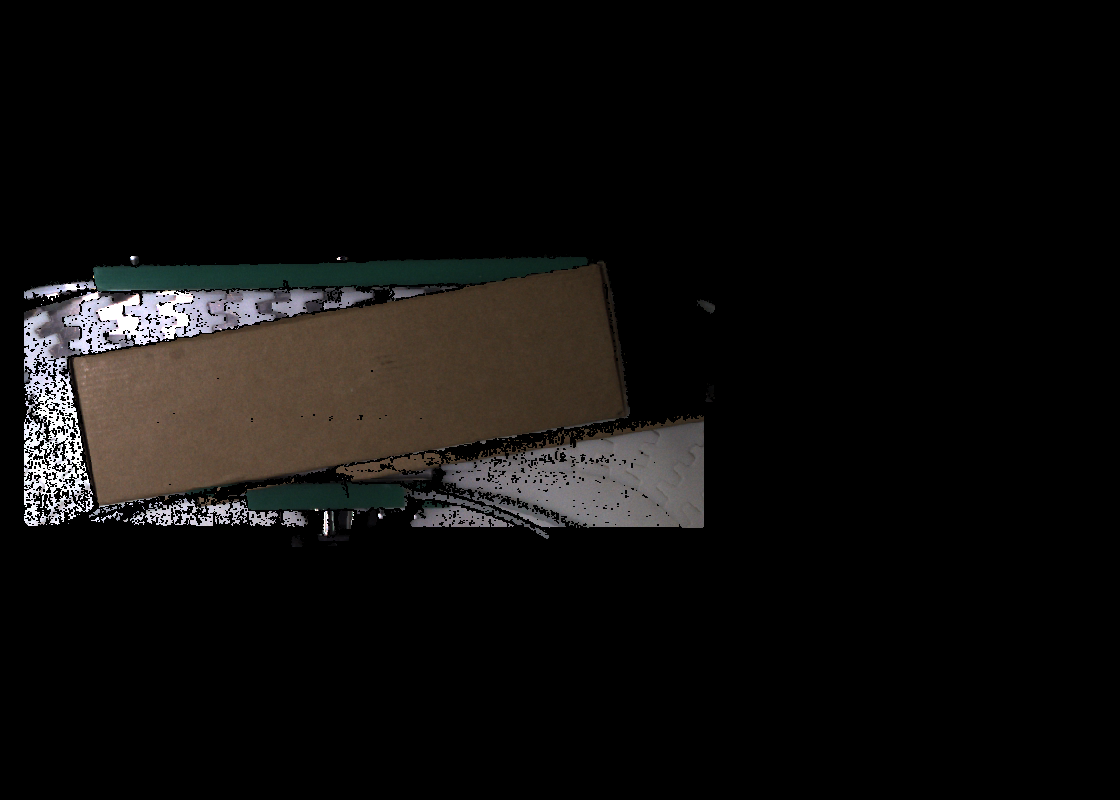
#> input picture test1.png, 1120 x 800 px
$ python draw.py
#> lines starting #> are read from the running program, lines starting #| are printed output that depends on the picture; after the words box and inside, x2 and y2 are one past the last pixel; in counts of white or black regions, pixels touching at a corner belong together
import cv2
import numpy as np
import random
import os
import time
from collections import namedtuple, deque

print("OpenCV: ", cv2.__version__)


DNNRESULT = namedtuple("DetResult",
                       ["class_index", "box", "mask", "conf", "rect"],
                       defaults=5*[None])

# [107 lines left out: functions plot_text, plot_one_min_rect, plot_one_box, plot_results, not called in this run]

img = cv2.imread("test1.png")
#> img is the input picture: shape (800, 1120, 3); mean B, G, R 13, 14.2, 15.5

data = [{'x': 82.25, 'y': 296.25}, {'x': 82.25, 'y': 448.75}, {'x': 85.75, 'y': 451.25}, {'x': 87.5, 'y': 451.25}, {'x': 89.25, 'y': 450.0}, {'x': 96.25, 'y': 450.0}, {'x': 98.0, 'y': 448.75}, {'x': 285.25, 'y': 448.75}, {'x': 287.0, 'y': 450.0}, {'x': 295.75, 'y': 450.0}, {'x': 297.5, 'y': 448.75}, {'x': 341.25, 'y': 448.75}, {'x': 343.0, 'y': 450.0}, {'x': 383.25, 'y': 450.0}, {'x': 385.0, 'y': 451.25}, {'x': 400.75, 'y': 451.25}, {'x': 402.5, 'y': 450.0}, {'x': 414.75, 'y': 450.0},
{'x': 416.5, 'y': 448.75}, {'x': 418.25, 'y': 450.0}, {'x': 493.5, 'y': 450.0}, {'x': 495.25, 'y': 451.25}, {'x': 535.5, 'y': 451.25}, {'x': 537.25, 'y': 452.5}, {'x': 603.75, 'y': 452.5}, {'x': 605.5, 'y': 451.25}, {'x': 607.25, 'y': 451.25}, {'x': 609.0, 'y': 450.0}, {'x': 612.5, 'y': 450.0}, {'x': 619.5, 'y': 445.0}, {'x': 619.5, 'y': 296.25}, {'x': 451.5, 'y': 296.25}, {'x': 449.75, 'y': 297.5}, {'x': 427.0, 'y': 297.5}, {'x': 425.25, 'y': 296.25}, {'x': 421.75, 'y': 296.25}, {'x': 420.0, 'y': 297.5}, {'x': 409.5, 'y': 297.5}, {'x': 407.75, 'y': 298.75}, {'x': 397.25, 'y': 298.75}, {'x': 395.5, 'y': 297.5}, {'x': 392.0, 'y': 297.5}, {'x': 390.25, 'y': 296.25}, {'x': 225.75, 'y': 296.25}, {'x': 224.0, 'y': 297.5}, {'x': 222.25, 'y': 297.5}, {'x': 220.5, 'y': 298.75}, {'x': 211.75, 'y': 298.75}, {'x': 210.0, 'y': 297.5}, {'x': 204.75, 'y': 297.5}, {'x': 203.0, 'y': 296.25}, {'x': 194.25, 'y': 296.25}, {'x': 192.5, 'y': 297.5}, {'x': 182.0, 'y': 297.5}, {'x': 180.25, 'y': 298.75}, {'x': 161.0, 'y': 298.75}, {'x':
159.25, 'y': 297.5}, {'x': 155.75, 'y': 297.5}, {'x': 154.0, 'y': 296.25}]

data = [{'x': 78.75, 'y': 425.625}, {'x': 78.75, 'y': 652.5}, {'x': 86.625, 'y': 652.5}, {'x': 89.25, 'y': 650.625}, {'x': 115.5, 'y': 650.625}, {'x': 118.125, 'y': 652.5}, {'x': 199.5, 'y': 652.5}, {'x': 202.125, 'y': 654.375}, {'x': 254.625, 'y': 654.375}, {'x': 257.25, 'y': 652.5}, {'x': 259.875, 'y': 652.5}, {'x': 262.5, 'y': 654.375}, {'x': 265.125, 'y': 654.375}, {'x': 267.75, 'y': 652.5}, {'x': 294.0, 'y': 652.5}, {'x': 296.625, 'y': 650.625}, {'x': 391.125, 'y': 650.625}, {'x': 393.75, 'y': 652.5}, {'x': 425.25, 'y': 652.5}, {'x': 427.875, 'y': 654.375}, {'x': 433.125, 'y': 654.375}, {'x': 435.75, 'y': 656.25}, {'x': 438.375, 'y': 654.375}, {'x': 485.625, 'y': 654.375}, {'x': 488.25, 'y': 656.25}, {'x': 577.5, 'y': 656.25}, {'x': 580.125, 'y': 654.375}, {'x': 588.0, 'y': 654.375}, {'x': 590.625, 'y': 652.5}, {'x': 658.875, 'y': 652.5}, {'x': 661.5, 'y': 650.625}, {'x': 679.875, 'y': 650.625}, {'x': 682.5, 'y': 652.5}, {'x': 724.5, 'y': 652.5}, {'x': 727.125, 'y': 654.375}, {'x': 761.25, 'y': 654.375}, {'x': 763.875, 'y': 656.25}, {'x': 863.625, 'y': 656.25}, {'x': 866.25, 'y': 654.375}, {'x': 868.875, 'y': 654.375}, {'x': 879.375, 'y': 646.875}, {'x': 879.375, 'y': 519.375}, {'x': 882.0, 'y': 517.5}, {'x': 882.0, 'y': 498.75}, {'x': 884.625, 'y': 496.875}, {'x': 884.625, 'y': 442.5}, {'x': 882.0, 'y': 440.625}, {'x': 882.0, 'y': 429.375}, {'x': 879.375, 'y': 427.5}, {'x': 879.375, 'y': 425.625}, {'x': 698.25, 'y': 425.625}, {'x': 695.625, 'y': 427.5}, {'x': 609.0, 'y': 427.5}, {'x': 606.375, 'y': 425.625}]

data = [{'x': 593.25, 'y': 262.5}, {'x': 591.5, 'y': 263.75}, {'x': 588.0, 'y': 263.75}, {'x': 586.25, 'y': 265.0}, {'x': 574.0, 'y': 265.0}, {'x': 572.25, 'y': 266.25}, {'x': 570.5, 'y': 266.25}, {'x': 567.0, 'y': 268.75}, {'x': 563.5, 'y': 268.75}, {'x': 561.75, 'y': 270.0}, {'x':
547.75, 'y': 270.0}, {'x': 546.0, 'y': 271.25}, {'x': 542.5, 'y': 271.25}, {'x': 540.75, 'y': 272.5}, {'x': 539.0, 'y': 272.5}, {'x': 537.25, 'y': 273.75}, {'x': 532.0, 'y': 273.75}, {'x': 530.25, 'y': 275.0}, {'x': 514.5, 'y': 275.0}, {'x': 512.75, 'y': 276.25}, {'x': 509.25, 'y': 276.25}, {'x': 505.75, 'y': 278.75}, {'x': 502.25, 'y': 278.75}, {'x': 500.5, 'y': 280.0}, {'x': 491.75, 'y': 280.0}, {'x': 490.0, 'y': 281.25}, {'x': 488.25, 'y': 281.25}, {'x': 486.5, 'y': 282.5}, {'x': 484.75, 'y': 282.5}, {'x': 483.0, 'y': 283.75}, {'x': 479.5, 'y': 283.75}, {'x': 477.75, 'y': 285.0}, {'x': 463.75, 'y': 285.0}, {'x': 462.0, 'y': 286.25}, {'x': 460.25, 'y': 286.25}, {'x': 458.5, 'y': 287.5}, {'x': 456.75, 'y': 287.5}, {'x': 455.0, 'y': 288.75}, {'x': 453.25, 'y': 288.75}, {'x': 451.5, 'y': 290.0}, {'x': 439.25, 'y': 290.0}, {'x': 437.5, 'y': 291.25}, {'x': 434.0, 'y': 291.25}, {'x': 430.5, 'y': 293.75}, {'x': 427.0, 'y': 293.75}, {'x': 425.25, 'y': 295.0}, {'x': 409.5, 'y': 295.0}, {'x': 407.75, 'y': 296.25}, {'x': 406.0, 'y': 296.25}, {'x': 404.25, 'y': 297.5}, {'x': 402.5, 'y': 297.5}, {'x': 400.75, 'y': 298.75}, {'x': 395.5, 'y': 298.75}, {'x': 393.75, 'y': 300.0}, {'x': 385.0, 'y': 300.0}, {'x': 383.25, 'y': 301.25}, {'x': 379.75, 'y': 301.25}, {'x': 376.25, 'y': 303.75}, {'x': 371.0, 'y': 303.75}, {'x': 369.25, 'y': 305.0}, {'x': 351.75, 'y': 305.0}, {'x': 350.0, 'y': 306.25}, {'x': 344.75, 'y': 306.25}, {'x': 341.25, 'y': 308.75}, {'x': 337.75, 'y': 308.75}, {'x': 336.0, 'y': 310.0}, {'x': 320.25, 'y': 310.0}, {'x': 318.5, 'y': 311.25}, {'x': 316.75, 'y': 311.25}, {'x': 315.0, 'y': 312.5}, {'x': 313.25, 'y': 312.5}, {'x': 311.5, 'y': 313.75}, {'x': 308.0, 'y': 313.75}, {'x': 306.25, 'y': 315.0}, {'x': 294.0, 'y': 315.0}, {'x': 292.25, 'y': 316.25}, {'x': 288.75, 'y': 316.25}, {'x': 285.25, 'y': 318.75}, {'x': 280.0, 'y': 318.75}, {'x': 278.25, 'y': 320.0}, {'x': 267.75, 'y': 320.0}, {'x': 264.25, 'y': 322.5}, {'x': 262.5, 'y': 322.5}, {'x': 260.75, 'y': 323.75}, {'x': 259.0, 'y': 323.75}, {'x': 257.25, 'y': 325.0}, {'x':
241.5, 'y': 325.0}, {'x': 239.75, 'y': 326.25}, {'x': 238.0, 'y': 326.25}, {'x': 234.5, 'y': 328.75}, {'x': 231.0, 'y': 328.75}, {'x': 229.25, 'y': 330.0}, {'x': 217.0, 'y': 330.0}, {'x': 215.25, 'y': 331.25}, {'x': 213.5, 'y': 331.25}, {'x': 211.75, 'y': 332.5}, {'x': 210.0, 'y': 332.5}, {'x': 208.25, 'y': 333.75}, {'x': 206.5, 'y': 333.75}, {'x': 204.75, 'y': 335.0}, {'x': 185.5, 'y': 335.0}, {'x': 183.75,
'y': 336.25}, {'x': 182.0, 'y': 336.25}, {'x': 178.5, 'y': 338.75}, {'x': 176.75, 'y': 338.75}, {'x': 175.0, 'y': 340.0}, {'x': 162.75, 'y': 340.0}, {'x': 161.0, 'y': 341.25}, {'x': 157.5, 'y': 341.25}, {'x': 154.0, 'y': 343.75}, {'x': 152.25, 'y': 343.75}, {'x': 150.5, 'y': 345.0}, {'x': 131.25, 'y': 345.0}, {'x': 129.5, 'y': 346.25}, {'x': 127.75, 'y': 346.25}, {'x': 124.25, 'y': 348.75}, {'x': 122.5, 'y':
348.75}, {'x': 120.75, 'y': 350.0}, {'x': 103.25, 'y': 350.0}, {'x': 101.5, 'y': 351.25}, {'x': 98.0, 'y': 351.25}, {'x': 94.5, 'y': 353.75}, {'x': 92.75, 'y': 353.75}, {'x': 91.0, 'y': 355.0}, {'x': 73.5,
'y': 355.0}, {'x': 73.5, 'y': 395.0}, {'x': 75.25, 'y': 396.25}, {'x': 75.25, 'y': 397.5}, {'x': 77.0, 'y': 398.75}, {'x': 77.0, 'y': 417.5}, {'x': 78.75, 'y': 418.75}, {'x': 78.75, 'y': 421.25}, {'x': 80.5, 'y': 422.5}, {'x': 80.5, 'y': 425.0}, {'x': 82.25, 'y': 426.25}, {'x': 82.25, 'y': 431.25}, {'x': 84.0, 'y': 432.5}, {'x': 84.0, 'y': 451.25}, {'x': 85.75, 'y': 452.5}, {'x': 85.75, 'y': 455.0}, {'x': 87.5, 'y': 456.25}, {'x': 87.5, 'y': 458.75}, {'x': 89.25, 'y': 460.0}, {'x': 89.25, 'y': 471.25}, {'x': 91.0, 'y': 472.5}, {'x': 91.0, 'y': 490.0}, {'x': 92.75, 'y': 491.25}, {'x': 92.75, 'y': 496.25}, {'x':
94.5, 'y': 497.5}, {'x': 94.5, 'y': 498.75}, {'x': 96.25, 'y': 500.0}, {'x': 96.25, 'y': 501.25}, {'x': 99.75, 'y': 503.75}, {'x': 122.5, 'y': 503.75}, {'x': 124.25, 'y': 502.5}, {'x': 126.0, 'y': 502.5}, {'x': 129.5, 'y': 500.0}, {'x': 131.25, 'y': 500.0}, {'x': 133.0, 'y': 498.75}, {'x': 148.75, 'y': 498.75}, {'x': 150.5, 'y': 497.5}, {'x': 152.25, 'y': 497.5}, {'x': 155.75, 'y': 495.0}, {'x': 157.5, 'y': 495.0}, {'x': 159.25, 'y': 493.75}, {'x': 183.75, 'y': 493.75}, {'x': 185.5, 'y': 492.5}, {'x': 187.25, 'y': 492.5}, {'x': 187.25, 'y': 491.25}, {'x': 189.0, 'y': 490.0}, {'x': 190.75, 'y': 490.0}, {'x': 192.5, 'y': 488.75}, {'x': 201.25, 'y': 488.75}, {'x': 203.0, 'y': 487.5}, {'x': 204.75, 'y': 487.5}, {'x': 208.25, 'y': 485.0}, {'x': 211.75, 'y': 485.0}, {'x': 213.5, 'y': 483.75}, {'x': 239.75, 'y': 483.75}, {'x': 241.5, 'y': 482.5}, {'x': 243.25, 'y': 482.5}, {'x': 246.75, 'y': 480.0}, {'x': 252.0, 'y': 480.0}, {'x': 253.75, 'y': 478.75}, {'x': 271.25, 'y': 478.75}, {'x': 273.0, 'y': 477.5}, {'x': 274.75, 'y': 477.5}, {'x': 276.5, 'y': 476.25}, {'x': 278.25, 'y': 476.25}, {'x': 280.0, 'y': 475.0}, {'x': 281.75, 'y': 475.0}, {'x': 283.5, 'y': 473.75}, {'x': 299.25, 'y': 473.75}, {'x': 301.0, 'y': 472.5}, {'x':
304.5, 'y': 472.5}, {'x': 308.0, 'y': 470.0}, {'x': 309.75, 'y': 470.0}, {'x': 311.5, 'y': 468.75}, {'x': 325.5, 'y': 468.75}, {'x': 330.75, 'y': 465.0}, {'x': 332.5, 'y': 465.0}, {'x': 334.25, 'y': 463.75}, {'x': 348.25, 'y': 463.75}, {'x': 350.0, 'y': 462.5}, {'x': 353.5, 'y': 462.5}, {'x': 355.25, 'y': 461.25}, {'x': 357.0, 'y': 461.25}, {'x': 358.75, 'y': 460.0}, {'x': 362.25, 'y': 460.0}, {'x': 364.0, 'y': 458.75}, {'x': 378.0, 'y': 458.75}, {'x': 379.75, 'y': 457.5}, {'x': 381.5, 'y': 457.5}, {'x': 386.75, 'y': 453.75}, {'x': 407.75, 'y': 453.75}, {'x': 409.5, 'y': 452.5}, {'x': 411.25, 'y': 452.5}, {'x': 414.75, 'y': 450.0}, {'x': 420.0, 'y': 450.0}, {'x': 421.75, 'y': 448.75}, {'x': 439.25, 'y': 448.75}, {'x': 441.0, 'y': 447.5}, {'x': 442.75, 'y': 447.5}, {'x': 446.25, 'y': 445.0}, {'x': 448.0, 'y': 445.0}, {'x': 449.75, 'y': 443.75}, {'x': 472.5, 'y': 443.75}, {'x': 474.25, 'y': 442.5}, {'x': 476.0, 'y': 442.5}, {'x': 479.5, 'y': 440.0}, {'x': 483.0, 'y': 440.0}, {'x': 484.75, 'y': 438.75}, {'x': 498.75,
'y': 438.75}, {'x': 500.5, 'y': 437.5}, {'x': 502.25, 'y': 437.5}, {'x': 504.0, 'y': 436.25}, {'x': 505.75, 'y': 436.25}, {'x': 507.5, 'y': 435.0}, {'x': 511.0, 'y': 435.0}, {'x': 512.75, 'y': 433.75}, {'x': 532.0, 'y': 433.75}, {'x': 533.75, 'y': 432.5}, {'x': 535.5, 'y': 432.5}, {'x': 537.25, 'y': 431.25}, {'x': 539.0, 'y': 431.25}, {'x': 540.75, 'y': 430.0}, {'x': 542.5, 'y': 430.0}, {'x': 544.25, 'y': 428.75}, {'x': 560.0, 'y': 428.75}, {'x': 561.75, 'y': 427.5}, {'x': 563.5, 'y': 427.5}, {'x': 565.25, 'y': 426.25}, {'x': 567.0, 'y': 426.25}, {'x': 568.75, 'y': 425.0}, {'x': 570.5, 'y': 425.0}, {'x': 572.25, 'y': 423.75}, {'x': 593.25, 'y': 423.75}, {'x': 595.0, 'y': 422.5}, {'x': 598.5, 'y': 422.5}, {'x': 602.0, 'y': 420.0}, {'x': 603.75, 'y': 420.0}, {'x': 605.5, 'y': 418.75}, {'x': 617.75, 'y': 418.75}, {'x': 619.5, 'y': 417.5}, {'x': 621.25, 'y': 417.5}, {'x': 623.0, 'y': 416.25}, {'x': 623.0, 'y': 377.5}, {'x': 621.25, 'y': 376.25}, {'x': 621.25, 'y': 346.25}, {'x': 619.5, 'y': 345.0}, {'x': 619.5, 'y': 340.0}, {'x': 617.75, 'y': 338.75}, {'x': 617.75, 'y': 336.25}, {'x': 616.0, 'y': 335.0}, {'x': 616.0, 'y': 327.5}, {'x': 614.25, 'y': 326.25}, {'x': 614.25, 'y': 300.0}, {'x': 612.5, 'y': 298.75}, {'x': 612.5, 'y': 293.75}, {'x': 610.75, 'y': 292.5}, {'x': 610.75, 'y': 291.25}, {'x': 609.0, 'y': 290.0}, {'x': 609.0, 'y': 287.5}, {'x': 607.25, 'y': 286.25}, {'x': 607.25, 'y': 267.5}, {'x': 605.5, 'y': 266.25},
{'x': 605.5, 'y': 265.0}, {'x': 603.75, 'y': 265.0}, {'x': 600.25, 'y': 262.5}]

# Extract 'x' and 'y' values into separate lists
x_values = [point['x'] for point in data]
y_values = [point['y'] for point in data]

# Create NumPy arrays
x_array = np.array(x_values)
y_array = np.array(y_values)

# Combine 'x' and 'y' arrays into a single NumPy array if needed
combined_array = np.column_stack((x_array, y_array))

# Print the arrays
print("X Values:")
print(x_array)
print("\nY Values:")
print(y_array)


# Extract 'x' and 'y' values into separate lists
x_values = [point['x'] for point in data]
y_values = [point['y'] for point in data]

# Create NumPy arrays
x_array = np.array(x_values, np.int32)
y_array = np.array(y_values, np.int32)

# Combine 'x' and 'y' arrays into a single NumPy array if needed
mask = np.column_stack((x_array, y_array))

if mask is not None:
    image_with_mask = img.copy()
    color = [random.randint(0, 255) for _ in range(3)]
    cv2.fillPoly(image_with_mask, pts=[mask], color=color)
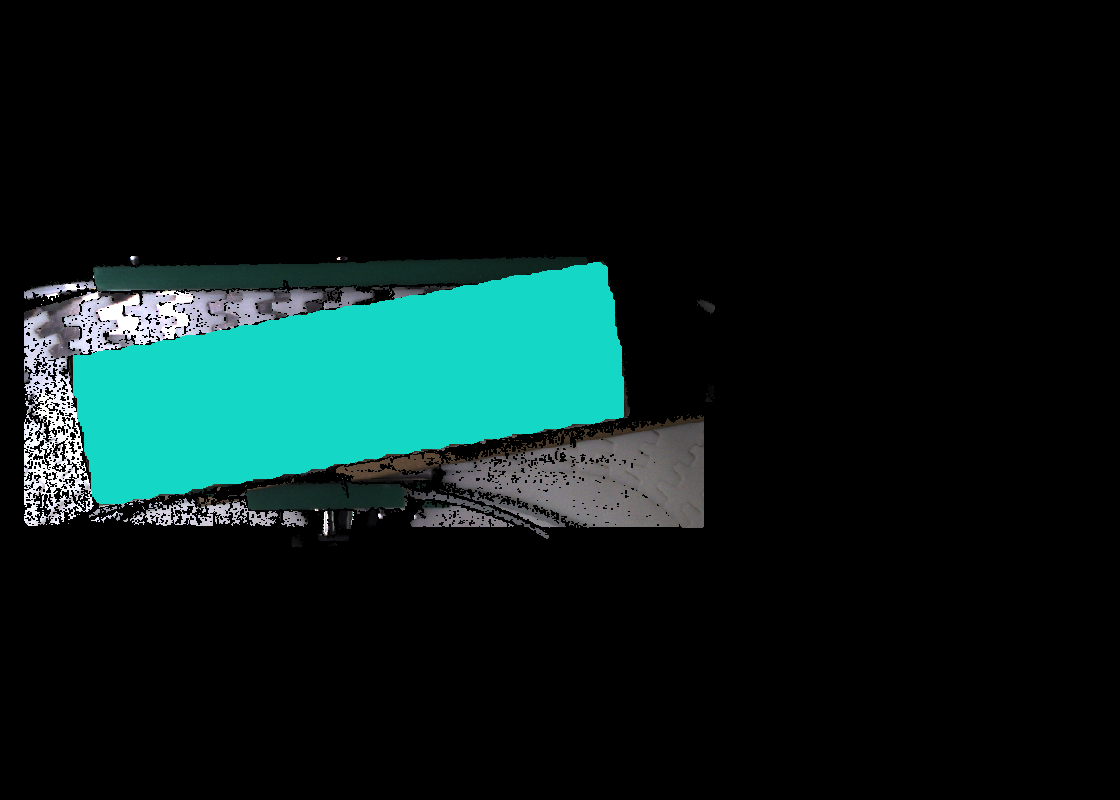
#> image_with_mask: shape (800, 1120, 3); 9.36% of pixels changed, all inside (x1, y1, x2, y2) = (73, 262, 624, 504)
    img = cv2.addWeighted(img, 0.5, image_with_mask, 0.5, 1)
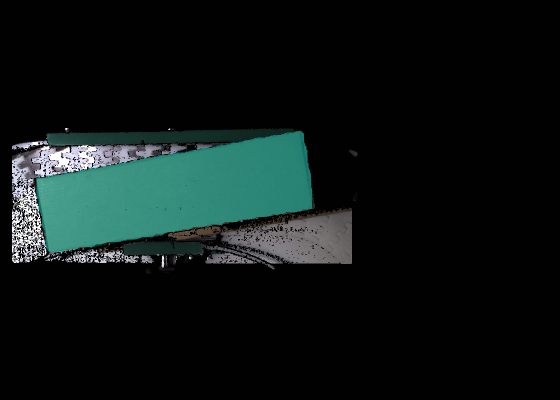
#> img: shape (800, 1120, 3) (shown at 1/2 size); mean B, G, R 20.8, 22.1, 13.6

    color = color or (255, 255, 255)
    tl = round(0.002 * (img.shape[0] + img.shape[1]) / 2) + 1  # line/font thickness
    rect = cv2.minAreaRect(mask)

    center, (width, height), angle = rect
    # Add padding (in pixels) to the width and height
    padding = -10  # Adjust this value as needed
    width += 2 * padding
    height += 2 * padding

    # Recreate the rectangle with padding
    rect_with_padding = ((center[0], center[1]), (width, height), angle)
    box_with_padding = cv2.boxPoints(rect_with_padding).astype(np.uint0)

    print("rect", rect)
    box = cv2.boxPoints(rect).astype(np.uint0)
    print("box", box)
    cv2.drawContours(img, [box], 0, color, tl)
    cv2.drawContours(img, [box_with_padding], 0, (0,255,0), tl)
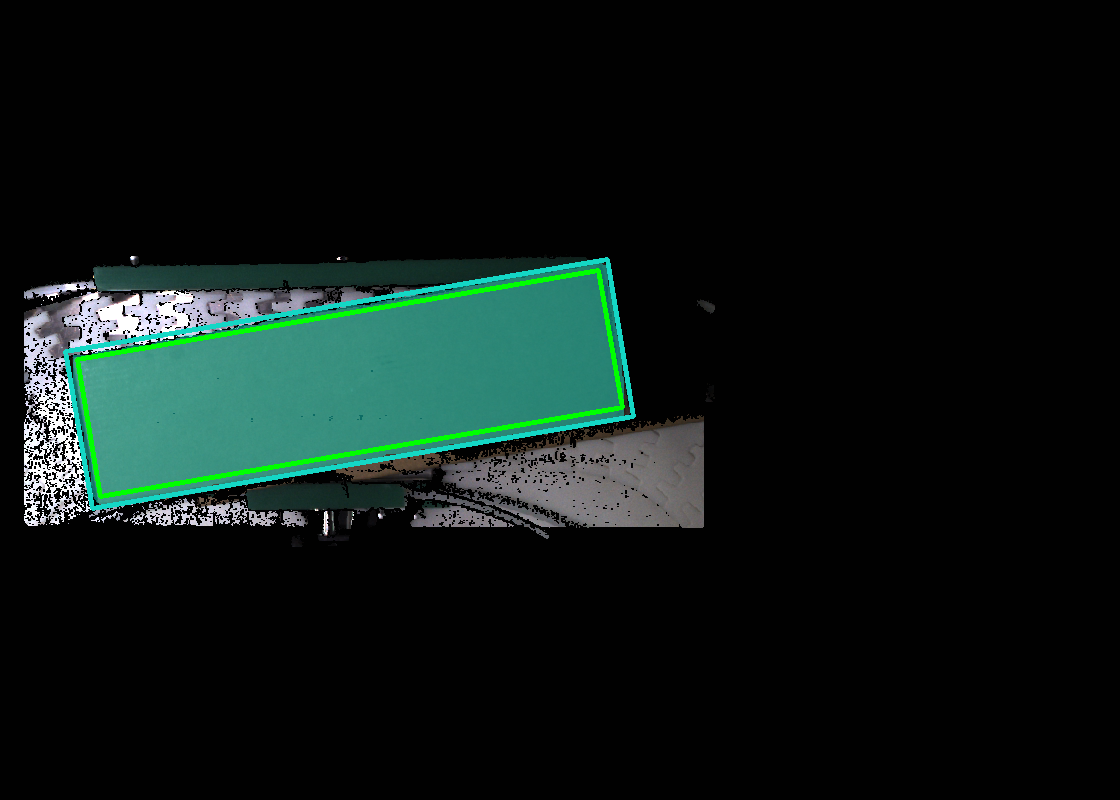
#> img: shape (800, 1120, 3); mean B, G, R 20.9, 24.1, 12.9
    cv2.imwrite("hehe.png", img)

$ run again, with test2.png copied over test1.png
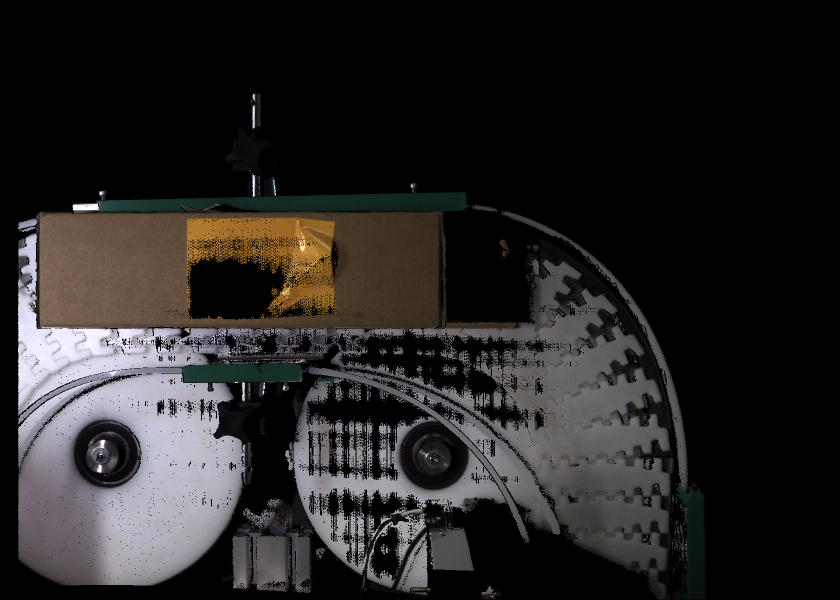
#> input picture test2.png, 1680 x 1200 px (shown at 1/2 size)
#> img is the input picture: shape (1200, 1680, 3); mean B, G, R 35.5, 36.1, 38.2
#> `cv2.fillPoly(image_with_mask, pts=[mask], color=color)`:
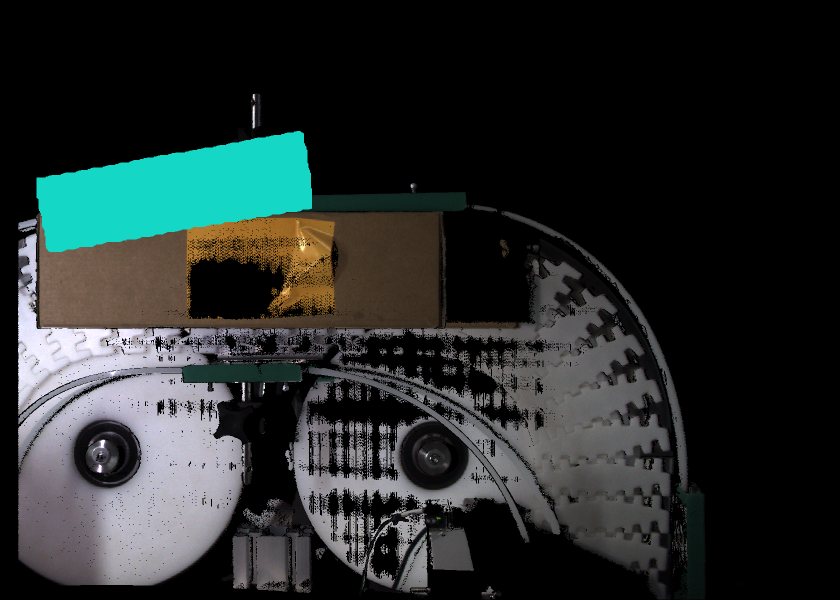
#> image_with_mask: shape (1200, 1680, 3) (shown at 1/2 size); 4.16% of pixels changed, all inside (x1, y1, x2, y2) = (73, 262, 624, 504)
#> `cv2.drawContours(img, [box_with_padding], 0, (0,255,0), tl)`:
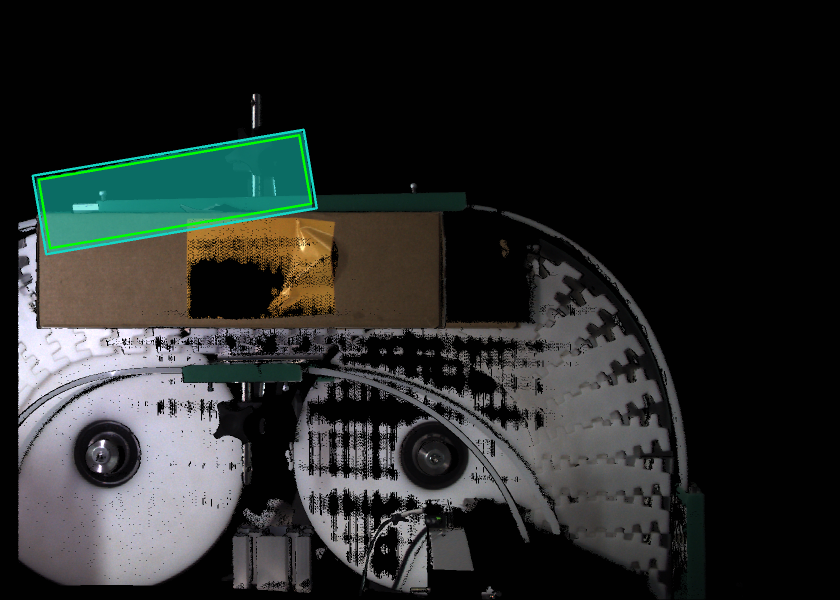
#> img: shape (1200, 1680, 3) (shown at 1/2 size); mean B, G, R 40.3, 41.9, 38.7
